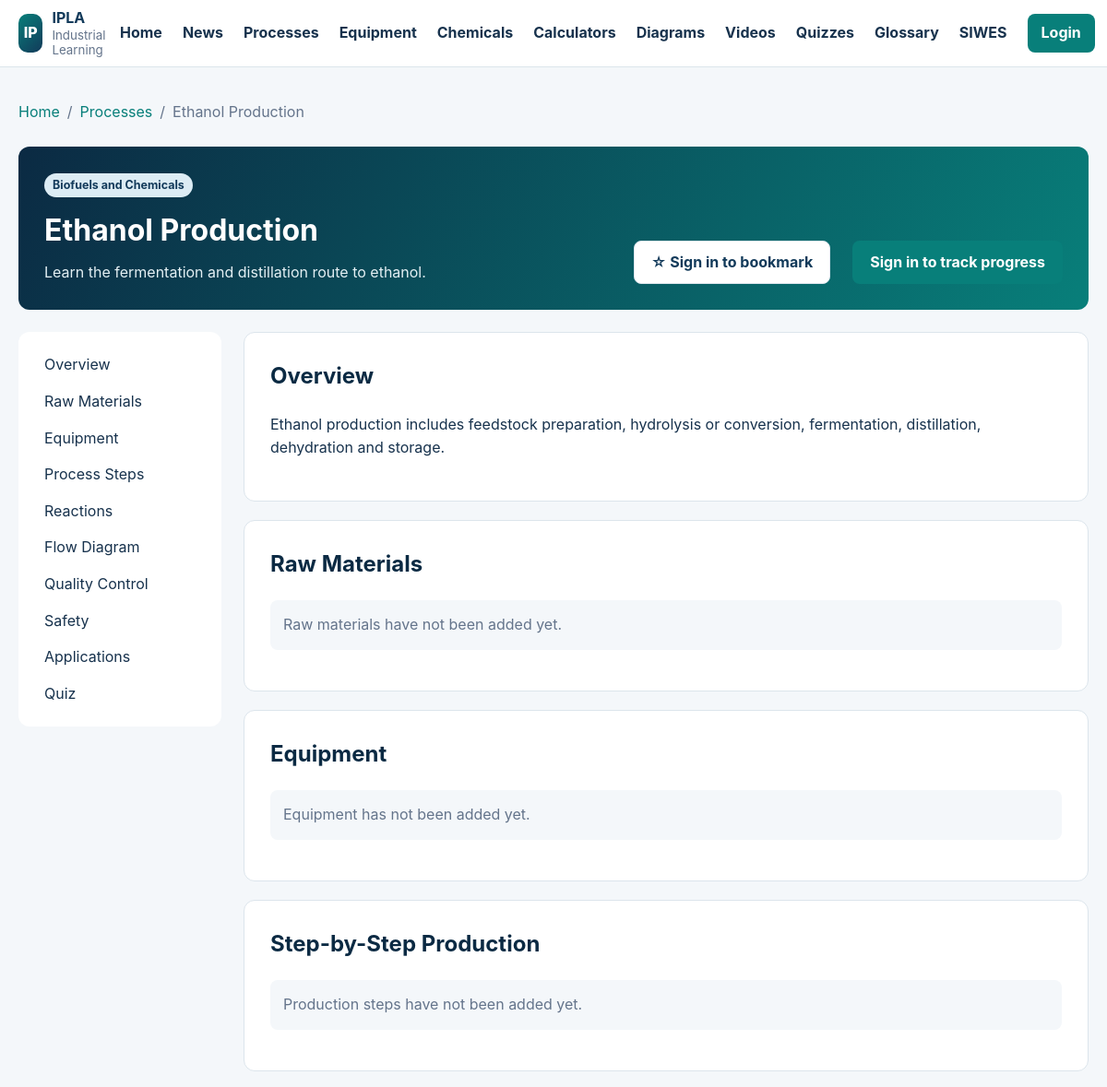
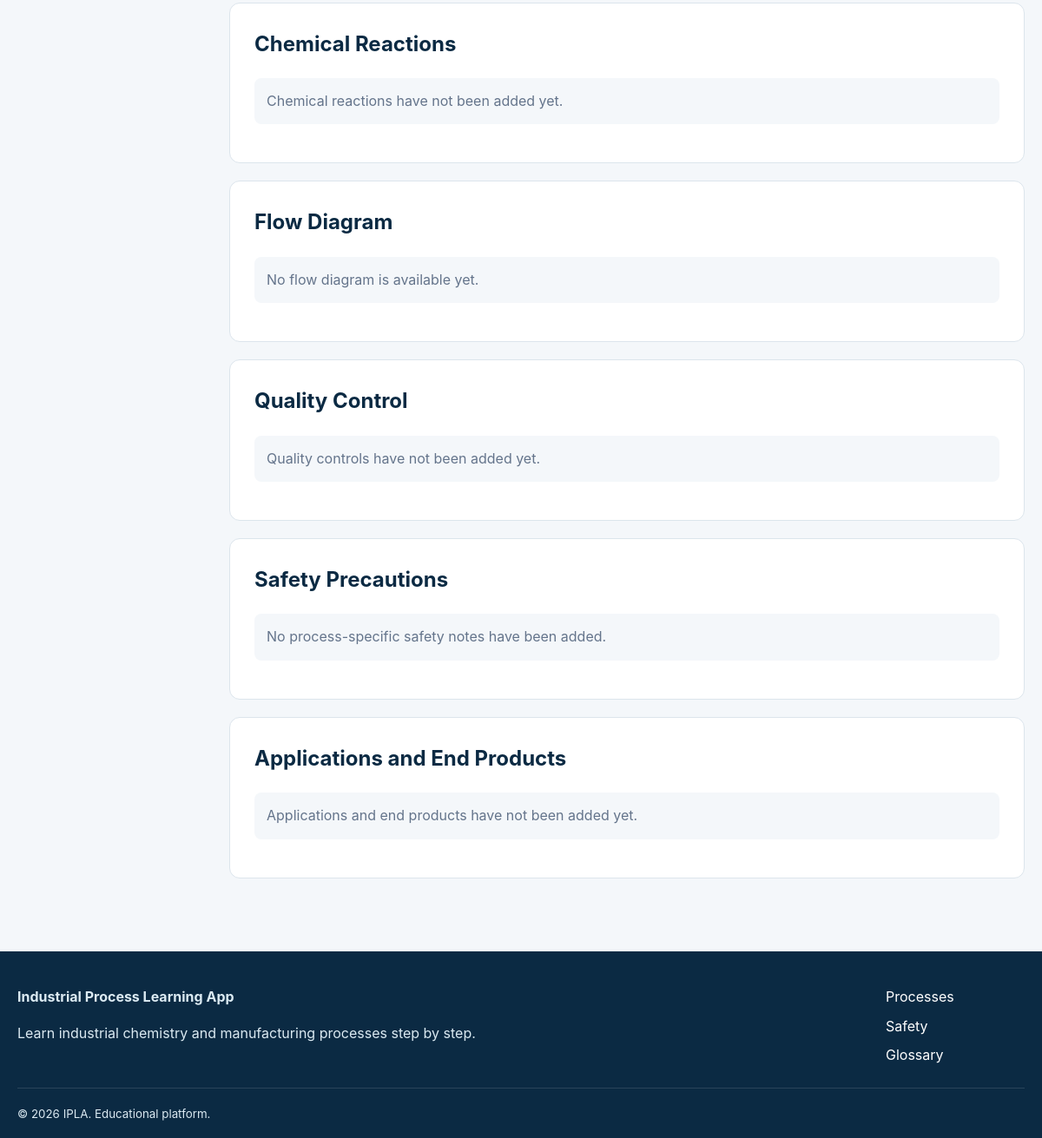
The app's page /leaning production/processes/view.php?id=11 with its own data (2 pictures, top to bottom).
### tables this page shows
CREATE TABLE processes (
    id BIGINT UNSIGNED AUTO_INCREMENT PRIMARY KEY,
    title VARCHAR(180) NOT NULL,
    slug VARCHAR(190) NOT NULL UNIQUE,
    category VARCHAR(100) NULL,
    short_description VARCHAR(255) NULL,
    description MEDIUMTEXT NULL,
    featured_image VARCHAR(255) NULL,
    status ENUM('draft','published') NOT NULL DEFAULT 'draft',
    created_by BIGINT UNSIGNED NULL,
    created_at TIMESTAMP NOT NULL DEFAULT CURRENT_TIMESTAMP,
    updated_at TIMESTAMP NOT NULL DEFAULT CURRENT_TIMESTAMP ON UPDATE CURRENT_TIMESTAMP,
    CONSTRAINT fk_processes_creator FOREIGN KEY (created_by) REFERENCES users(id) ON DELETE SET NULL
);

### leaning production/config/functions.php (called while the page is built, shortened)
<?php
function e(?string $value): string
{
    return htmlspecialchars($value ?? '', ENT_QUOTES | ENT_SUBSTITUTE, 'UTF-8');
}
function url(string $path = ''): string
{
    $path = '/' . ltrim($path, '/');
    return IPLA_BASE_URL === '' ? $path : IPLA_BASE_URL . $path;
}
function is_logged_in(): bool
{
    return isset($_SESSION['user']);
}

### leaning production/processes/view.php (the view, shortened to what this page needs)
<?php
require_once dirname(__DIR__) . '/config/database.php';
require_once dirname(__DIR__) . '/config/functions.php';
$processId = filter_input(INPUT_GET, 'id', FILTER_VALIDATE_INT);
$statement = $pdo->prepare('SELECT * FROM processes WHERE id = ? AND status = "published" LIMIT 1');
$statement->execute([$processId]);
$process = $statement->fetch();
function processRows(PDO $pdo, string $sql, int $processId): array
{
    $statement = $pdo->prepare($sql);
    $statement->execute([$processId]);
    return $statement->fetchAll();
}
$materials = processRows($pdo, 'SELECT * FROM process_materials WHERE process_id = ? ORDER BY id', $processId);
$equipment = processRows($pdo,
    'SELECT e.*, pe.purpose FROM process_equipment pe JOIN equipment e ON e.id = pe.equipment_id WHERE pe.process_id = ? ORDER BY e.name',
    $processId);
$steps = processRows($pdo, 'SELECT * FROM process_steps WHERE process_id = ? ORDER BY step_number ASC', $processId);
$reactions = processRows($pdo, 'SELECT * FROM process_reactions WHERE process_id = ? ORDER BY id', $processId);
$safety = processRows($pdo, 'SELECT * FROM process_safety WHERE process_id = ? ORDER BY id', $processId);
$quality = processRows($pdo, 'SELECT * FROM process_quality_control WHERE process_id = ? ORDER BY id', $processId);
$applications = processRows($pdo, 'SELECT * FROM process_applications WHERE process_id = ? ORDER BY id', $processId);
$endProducts = processRows($pdo, 'SELECT * FROM process_end_products WHERE process_id = ? ORDER BY id', $processId);
$flowDiagrams = processRows($pdo, 'SELECT * FROM process_flow_diagrams WHERE process_id = ? ORDER BY id', $processId);
$progress = null;
require dirname(__DIR__) . '/includes/header.php';
?>
<main id="main-content" class="container process-detail">
    <nav class="breadcrumbs" aria-label="Breadcrumb">
        <a href="<?= e(url('/index.php')) ?>">Home</a><span aria-hidden="true">/</span>
        <a href="<?= e(url('/processes/index.php')) ?>">Processes</a><span aria-hidden="true">/</span>
        <span><?= e($process['title']) ?></span>
    </nav>
    <header class="process-header">
        <div>
            <?php if (!empty($process['category'])): ?><span class="badge"><?= e($process['category']) ?></span><?php endif; ?>
            <h1><?= e($process['title']) ?></h1>
            <p><?= e($process['short_description'] ?: $process['description']) ?></p>
        </div>
        <div class="process-header-actions">
            <?php $bookmarkType='process'; $bookmarkId=$processId; require dirname(__DIR__).'/includes/bookmark_button.php'; ?>
        </div>
        <?php if (is_logged_in()): ?>
            <div class="progress-summary card">
                <div class="card-body">
                    <strong>Learning progress</strong>
                    <div class="progress-track" aria-label="<?= e((string) ($progress['progress_percentage'] ?? 0)) ?> percent complete">
                        <span style="width:<?= e((string) ($progress['progress_percentage'] ?? 0)) ?>%"></span>
                    </div>
                    <?php if ((int) ($progress['completed'] ?? 0) === 1): ?>
                        <a class="button button-primary" href="<?= e(url('/certificates/index.php')) ?>">View certificate</a>
                    <?php endif; ?>
                    <small><?= e((string) ($progress['progress_percentage'] ?? 0)) ?>% complete</small>
                </div>
            </div>
        <?php else: ?>
            <a class="button button-primary" href="<?= e(url('/login.php')) ?>">Sign in to track progress</a>
        <?php endif; ?>
    </header>
    <div class="process-layout">
        <?php require dirname(__DIR__) . '/includes/sidebar.php'; ?>
        <div class="process-content">
            <section class="process-section" id="overview">
                <h2>Overview</h2>
                <p><?= nl2br(e($process['description'])) ?></p>
            </section>
            <section class="process-section" id="raw-materials">
                <h2>Raw Materials</h2>
                <?php if ($materials): ?>
                    <div class="info-grid">
                        <?php foreach ($materials as $material): ?>
                            <article class="card info-card">
                                <div class="card-body">
                                    <h3><?= e($material['material_name']) ?></h3>
                                    <p><?= e($material['description']) ?></p>
                                    <?php if (!empty($material['quantity'])): ?>
                                        <small><?= e((string) $material['quantity']) ?> <?= e($material['unit']) ?></small>
                                    <?php endif; ?>
                                </div>
                            </article>
                        <?php endforeach; ?>
                    </div>
                <?php else: ?><p class="not-provided">Raw materials have not been added yet.</p><?php endif; ?>
            </section>
            <section class="process-section" id="equipment">
                <h2>Equipment</h2>
                <?php if ($equipment): ?>
                    <div class="info-grid">
                        <?php foreach ($equipment as $item): ?>
                            <article class="card info-card"><div class="card-body">
                                <h3><?= e($item['name']) ?></h3>
                                <p><?= e($item['purpose'] ?: $item['description']) ?></p>
                            </div></article>
                        <?php endforeach; ?>
                    </div>
                <?php else: ?><p class="not-provided">Equipment has not been added yet.</p><?php endif; ?>
            </section>
            <section class="process-section" id="process-steps">
                <h2>Step-by-Step Production</h2>
                <?php if ($steps): ?>
                    <div class="step-list">
                        <?php foreach ($steps as $step): ?>
                            <?php
                            $stepComplete = is_logged_in()
                                && (int) ($progress['last_step'] ?? 0) >= (int) $step['step_number'];
                            ?>
                            <article class="step-card <?= $stepComplete ? 'is-complete' : '' ?>">
                                <div class="step-number"><?= e((string) $step['step_number']) ?></div>
                                <div class="step-content">
                                    <h3><a href="<?= e(url('/processes/step.php?id=' . $step['id'])) ?>"><?= e($step['title']) ?></a></h3>
                                    <p><?= nl2br(e($step['description'])) ?></p>
                                    <div class="step-meta">
                                        <?php foreach (['temperature','pressure','duration'] as $field): ?>
                                            <?php if (!empty($step[$field])): ?>
                                                <span><strong><?= e(ucfirst($field)) ?>:</strong> <?= e($step[$field]) ?></span>
                                            <?php endif; ?>
                                        <?php endforeach; ?>
                                    </div>
                                    <?php if (is_logged_in()): ?>
                                        <?php if (!$stepComplete): ?>
                                            <form method="post" action="<?= e(url('/processes/step.php')) ?>">
                                                <?= csrf_field() ?>
                                                <input type="hidden" name="process_id" value="<?= e((string) $processId) ?>">
                                                <input type="hidden" name="step_number" value="<?= e((string) $step['step_number']) ?>">
                                                <button class="button button-secondary button-small" type="submit">Mark step complete</button>
                                            </form>
                                        <?php else: ?>
                                            <span class="badge">Completed</span>
                                        <?php endif; ?>
                                    <?php endif; ?>
                                </div>
                            </article>
                        <?php endforeach; ?>
                    </div>
                <?php else: ?><p class="not-provided">Production steps have not been added yet.</p><?php endif; ?>
            </section>
            <section class="process-section" id="reactions"><h2>Chemical Reactions</h2>
                <?php if ($reactions): ?>
                    <?php foreach ($reactions as $reaction): ?>
                        <article class="reaction-card card"><div class="card-body">
                            <h3><?= e($reaction['reaction_title']) ?></h3>
                            <?php if (!empty($reaction['equation'])): ?><code><?= e($reaction['equation']) ?></code><?php endif; ?>
                            <p><?= e($reaction['description']) ?></p>
                        </div></article>
                    <?php endforeach; ?>
                <?php else: ?><p class="not-provided">Chemical reactions have not been added yet.</p><?php endif; ?>
            </section>
            <section class="process-section" id="flow-diagram"><h2>Flow Diagram</h2>
                <?php if ($flowDiagrams): ?>
                    <?php foreach ($flowDiagrams as $diagram): ?>
                        <img src="<?= e(url('/uploads/processes/' . $diagram['diagram_image'])) ?>" alt="<?= e($diagram['title']) ?>">
                    <?php endforeach; ?>
                <?php else: ?><p class="not-provided">No flow diagram is available yet.</p><?php endif; ?>
            </section>
            <section class="process-section" id="quality-control"><h2>Quality Control</h2>
                <?php if ($quality): ?>
                    <div class="table-wrap"><table class="data-table"><thead><tr><th>Parameter</th><th>Acceptable range</th><th>Testing method</th></tr></thead><tbody>
                    <?php foreach ($quality as $control): ?><tr>
                        <td><?= e($control['parameter'] ?: $control['title']) ?></td>
                        <td><?= e($control['acceptable_range']) ?></td>
                        <td><?= e($control['testing_method']) ?></td>
                    </tr><?php endforeach; ?></tbody></table></div>
                <?php else: ?><p class="not-provided">Quality controls have not been added yet.</p><?php endif; ?>
            </section>
            <section class="process-section" id="safety"><h2>Safety Precautions</h2>
                <?php if ($safety): ?>
                    <?php foreach ($safety as $item): ?>
                        <article class="safety-card"><span class="badge"><?= e(strtoupper($item['hazard_level'])) ?></span><div><h3><?= e($item['title']) ?></h3><p><?= e($item['description']) ?></p></div></article>
                    <?php endforeach; ?>
                <?php else: ?><p class="not-provided">No process-specific safety notes have been added.</p><?php endif; ?>
            </section>
            <section class="process-section" id="applications"><h2>Applications and End Products</h2>
                <?php if ($applications || $endProducts): ?>
                    <div class="info-grid">
                        <?php foreach ($applications as $application): ?><article class="card info-card"><div class="card-body"><span class="badge">Application</span><h3><?= e($application['title']) ?></h3><p><?= e($application['description']) ?></p></div></article><?php endforeach; ?>
                        <?php foreach ($endProducts as $product): ?><article class="card info-card"><div class="card-body"><span class="badge">End Product</span><h3><?= e($product['name']) ?></h3><p><?= e($product['description']) ?></p></div></article><?php endforeach; ?>
                    </div>
                <?php else: ?><p class="not-provided">Applications and end products have not been added yet.</p><?php endif; ?>
            </section>
        </div>
    </div>
</main>
<?php require dirname(__DIR__) . '/includes/footer.php'; ?>

### leaning production/assets/css/style.css (style rules this page uses)
:root { --navy: #123a5a; --navy-dark: #0b2a43; --teal: #087f7a; --orange: #e6a23c; --sky: #dcecf4; --ink: #17324d; --muted: #64748b; --surface: #ffffff; --background: #f4f7fa; --border: #dce5ec; --success: #1e7e34; --danger: #b42318; --shadow: 0 12px 32px rgba(18, 58, 90, 0.09); --radius: 12px; }
* { box-sizing: border-box; }
html { scroll-behavior: smooth; }
body { margin: 0; font-family: Inter, "Segoe UI", Arial, sans-serif; color: var(--ink); background: var(--background); line-height: 1.6; }
a { color: var(--teal); text-decoration: none; }
.container { width: min(1160px, calc(100% - 32px)); margin-inline: auto; }

### leaning production/assets/css/components.css (style rules this page uses)
.button { display: inline-flex; align-items: center; justify-content: center; min-height: 44px; padding: 10px 18px; border-radius: 8px; border: 1px solid transparent; font-weight: 750; cursor: pointer; }
.button-primary { color: white !important; background: var(--teal); }
.badge { display: inline-block; padding: 3px 9px; border-radius: 999px; color: var(--navy); background: var(--sky); font-size: .78rem; font-weight: 750; }
.breadcrumbs { display: flex; flex-wrap: wrap; gap: 8px; margin-bottom: 24px; color: var(--muted); }
.breadcrumbs a { color: var(--teal); }
.process-detail { padding-top: 36px; }
.process-header { display: flex; align-items: end; justify-content: space-between; gap: 24px; padding: 28px; margin-bottom: 24px; border-radius: var(--radius); color: white; background: linear-gradient(120deg,var(--navy-dark),var(--teal)); }
.process-header h1 { margin: 10px 0 8px; }
.process-header p { max-width: 720px; margin: 0; color: #e4f0f4; }
.process-layout { display: grid; grid-template-columns: 220px minmax(0,1fr); gap: 24px; align-items: start; }
.process-content { min-width: 0; }
.process-section { scroll-margin-top: 96px; padding: 28px; margin-bottom: 20px; border: 1px solid var(--border); border-radius: var(--radius); background: white; }
.process-section h2 { margin-top: 0; color: var(--navy-dark); }
.not-provided { padding: 14px; border-radius: 8px; color: var(--muted); background: var(--background); }
.process-header-actions { margin-left: auto; }

### records on screen
processes: title "Ethanol Production", category "Biofuels and Chemicals", short_description "Learn the fermentation and distillation route to ethanol.", description "Ethanol production includes feedstock preparation, hydrolysis or conversion, fermentation, distillation, dehydration and storage."

### other values on screen
IPLA_APP_SHORT_NAME "IPLA"
IPLA_APP_NAME "Industrial Process Learning App"
